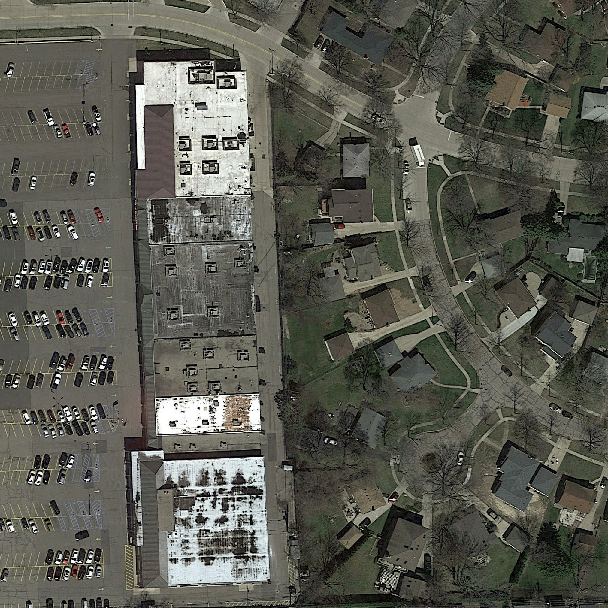
#> input picture data/test/images/test_155.png, 608 x 608 px, found by its file name
$ python comparison_post_processing_plot.py
#> lines starting #> are read from the running program, lines starting #| are printed output that depends on the picture; pictures that were not available may be replaced by others from this repository, and a replacement may not be noted
import numpy as np
import skimage.io as io
import matplotlib.pyplot as plt
import os

output_path = 'comparison_post_processing_plot.pdf'

image_paths = ['./images/post processing difference/images/test_155.png',
               './images/post processing difference/images/test_155.png',
               './images/post processing difference/images/test_169.png',
               './images/post processing difference/images/test_169.png',
               './images/post processing difference/images/test_155.png',
               './images/post processing difference/images/test_155.png',
               './images/post processing difference/images/test_169.png',
               './images/post processing difference/images/test_169.png']
mask_paths = ['./images/post processing difference/results/test_155_no_post_processing.png',
              './images/post processing difference/results/test_155_no_post_processing.png',
              './images/post processing difference/results/test_169_no_post_processing.png',
              './images/post processing difference/results/test_169_no_post_processing.png',
              './images/post processing difference/results/test_155_post_processing.png',
              './images/post processing difference/results/test_155_post_processing.png',
              './images/post processing difference/results/test_169_post_processing.png',
              './images/post processing difference/results/test_169_post_processing.png']

xlabels = ['',
           '',
           '',
           '',
           '',
           '',
           '',
           '']
ylabels = ['no post-processing',
           '',
           '',
           '',
           'post-processing',
           '',
           '',
           '']


def normalize(img):
    if np.max(img) > 1.0:
        return img / 255.0
    else:
        return img


def patch_to_label(patch, thresh):
    df = np.mean(patch)
    if df > thresh:
        return 1
    else:
        return 0


def mask_to_submission(img, mask, thresh=0.5, patch_size=16, color=[0.3, 0.0, 0.0]):
    overlay = np.zeros(img.shape)
    for j in range(0, img.shape[1], patch_size):
        for i in range(0, img.shape[0], patch_size):
            patch = mask[i:i + patch_size, j:j + patch_size]
            label = patch_to_label(patch, thresh)
            overlay[i:i + patch_size, j:j + patch_size, 0] = color[0] * label
            overlay[i:i + patch_size, j:j + patch_size, 1] = color[1] * label
            overlay[i:i + patch_size, j:j + patch_size, 2] = color[2] * label
    return np.minimum(img + overlay, 1.0)


color = [0.3, 0.0, 0.0]
columns = 4
rows = 2
fig = plt.figure(figsize=(15.0 / rows, 15.0 / columns))
plt.title(' ')
plt.axis('off')
plt.tight_layout()

axs = []

for i in range(1, columns * rows, 2):

    img = normalize(io.imread(image_paths[i], as_gray=False))
    img = normalize(img)
    mask = io.imread(mask_paths[i], as_gray=True)
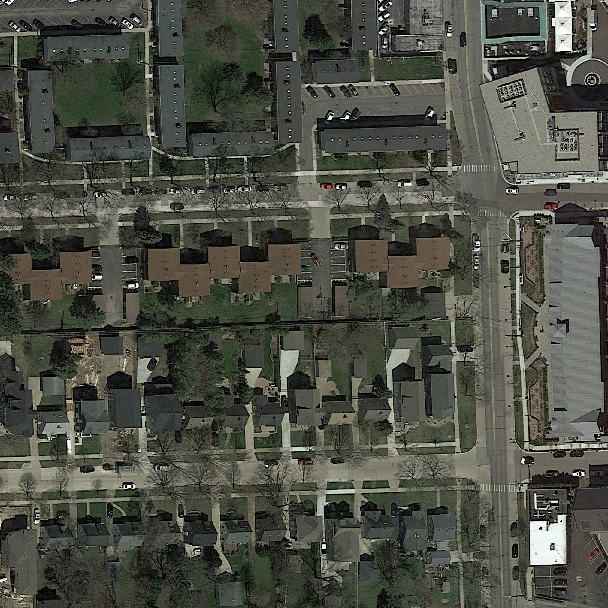
#> input picture data/test/images/test_142.png, 608 x 608 px, given in place of test_155_no_post_processing.png, which was not available
#> mask: shape (608, 608) float64; min 0, max 0.996, mean 0.302
    #mask = np.repeat(mask[:, :, np.newaxis], 3, axis=2)
    mask = normalize(mask)

    overlay = mask_to_submission(img, mask, color=[0.3, 0.0, 0.0])
#> after the loop in mask_to_submission, `for j in range(0, img.shape[1], patch_size):`:
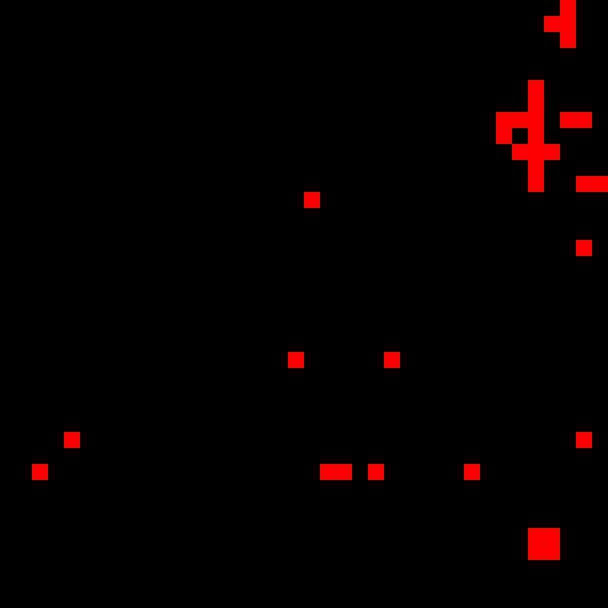
#> overlay: shape (608, 608, 3) float64; mean of channels 0, 1, 2 0.00727, 0, 0; drawn with min black and max white
#> in mask_to_submission, `return np.minimum(img + overlay, 1.0)`:
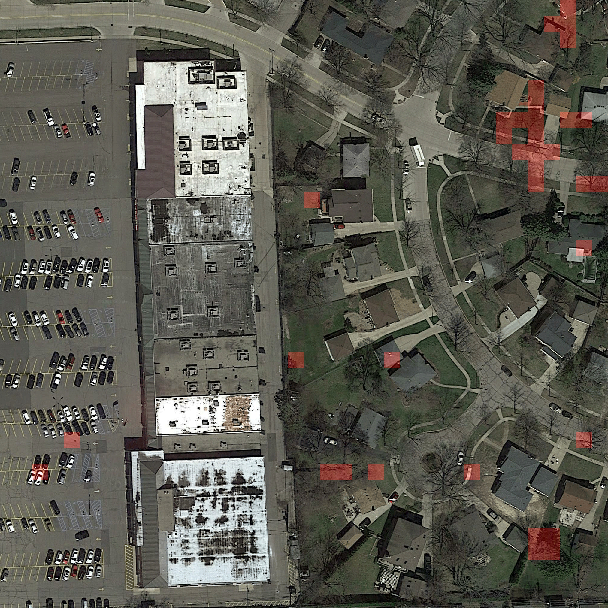
#> returned value: shape (608, 608, 3) float64; mean of channels 0, 1, 2 0.355, 0.35, 0.314; drawn as R, G, B

    ax = fig.add_subplot(rows, columns, i+1)
    axs.append(ax)
    plt.imshow(overlay)
    plt.xticks([])
    plt.yticks([])
    plt.tight_layout()
    plt.subplots_adjust(wspace=-0.15, hspace=None)
    ax.set_ylabel(ylabels[i], fontsize=10, fontweight='normal')
    ax.set_xlabel(xlabels[i], fontsize=10, fontweight='normal')
    ax.xaxis.set_label_position('top')
#> pass 2 of the loop `for i in range(1, columns * rows, 2):`:
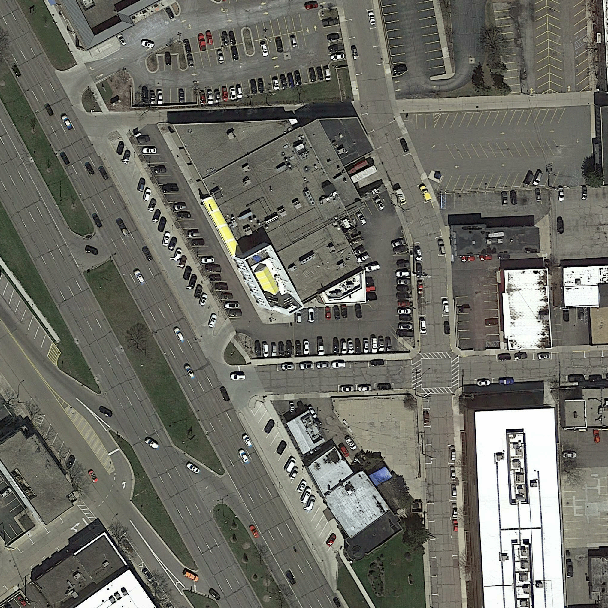
#> input picture data/test/images/test_169.png, 608 x 608 px, found by its file name
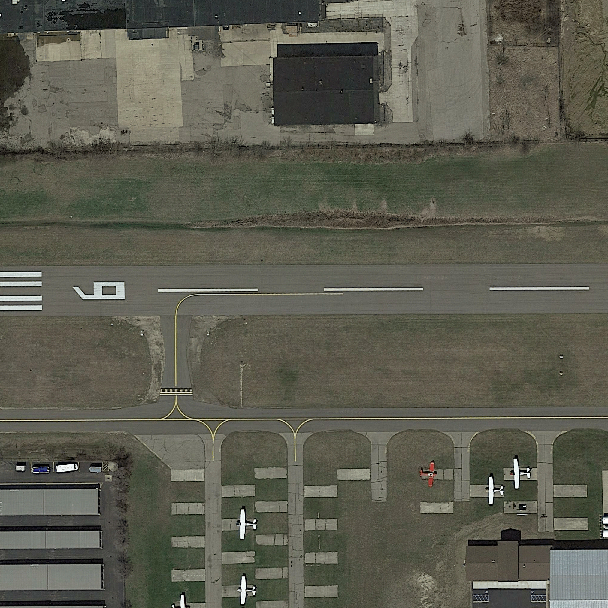
#> input picture data/test/images/test_161.png, 608 x 608 px, given in place of test_169_no_post_processing.png, which was not available
#> in mask_to_submission (call 2), `return np.minimum(img + overlay, 1.0)`:
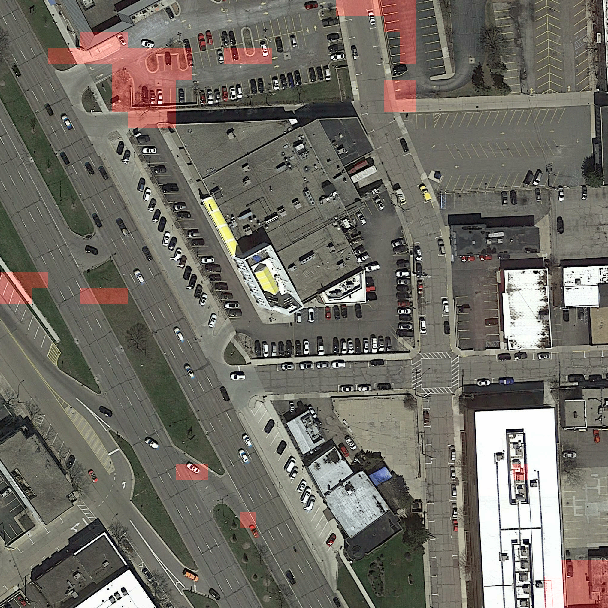
#> returned value: shape (608, 608, 3) float64; mean of channels 0, 1, 2 0.44, 0.427, 0.394; drawn as R, G, B
#> (the run stopped early here; a loop or call above may not have finished)
